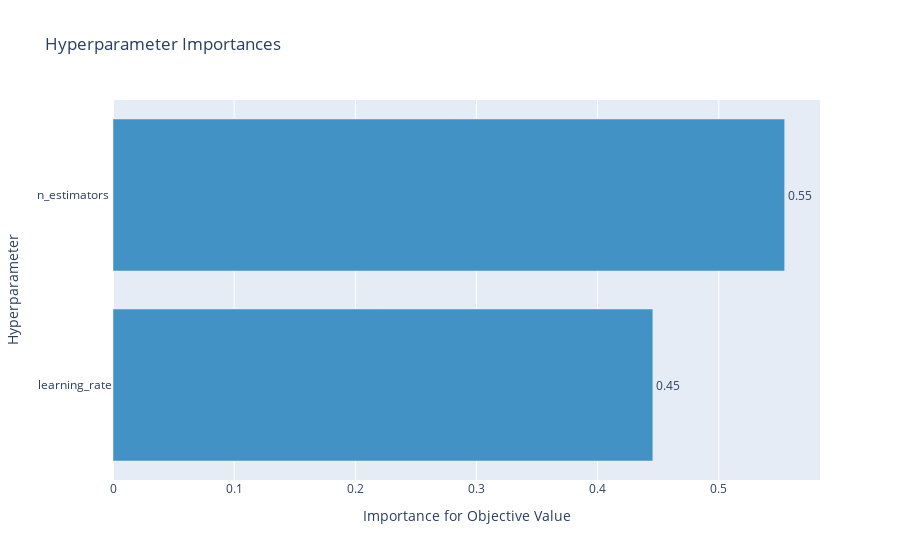

This figure's notebook cell:
### Code cell
import optuna
from sklearn.tree import DecisionTreeClassifier
from sklearn.ensemble import RandomForestClassifier
from sklearn.svm import SVC
from sklearn.ensemble import GradientBoostingClassifier
from sklearn.neighbors import KNeighborsClassifier
from sklearn.model_selection import cross_val_score

if run_optuna:

    start_time = time.time()
    # classifier_name = 'DecisionTreeClassifier'
    # n_trials = 100

    # classifier_name = 'DecisionTreeClassifier'

    classifier_name = 'GradientBoostingClassifier'
    n_trials = 3


    # 1. Define an objective function to be maximized.
    def objective(trial):

        # 2. Suggest values for the hyperparameters using a trial object.
        # classifier_name = trial.suggest_categorical('classifier', ['DecisionTreeClassifier', 'RandomForestClassifier', 'KNeighborsClassifier'])
        if classifier_name == 'DecisionTreeClassifier':
            dt_max_depth         = trial.suggest_int('max_depth', 2, 50, log=True)
            dt_min_samples_split = trial.suggest_int('min_samples_split', 2, 6)
            # dt_criterion         = trial.suggest_categorical('criterion', ['gini', 'entropy'])
            dt_criterion         = 'gini'
            # dt_max_features      = trial.suggest_categorical('max_features', ['auto', 'sqrt', 'log2'])
            dt_max_features      = 'auto'
            classifier_obj = DecisionTreeClassifier(max_depth=dt_max_depth, min_samples_split=dt_min_samples_split, criterion=dt_criterion, max_features=dt_max_features)
        else:
            if classifier_name == 'RandomForestClassifier':
                dt_n_estimators      = trial.suggest_int('n_estimators', 20, 100)
                # dt_criterion         = trial.suggest_categorical('criterion', ['gini', 'entropy'])
                dt_criterion = 'gini'
                dt_max_depth         = trial.suggest_int('max_depth', 10, 50, log=False)
                dt_min_samples_split = trial.suggest_int('min_samples_split', 2, 6)
                classifier_obj = RandomForestClassifier(n_estimators=dt_n_estimators, criterion=dt_criterion, max_depth=dt_max_depth, min_samples_split=dt_min_samples_split)
            else:
                if classifier_name == 'GradientBoostingClassifier':
                    dt_learning_rate = trial.suggest_float('learning_rate', 0.01, 1, log=True)
                    dt_n_estimators  = trial.suggest_int('n_estimators ', 1, 100, log=True)
                    classifier_obj = GradientBoostingClassifier(learning_rate=dt_learning_rate, n_estimators=dt_n_estimators)


        score = cross_val_score(classifier_obj, X_train_enc, y_train_enc, cv=3, scoring="roc_auc", verbose=1)
        accuracy = score.mean()

        return accuracy

    # 3. Create a study object and optimize the objective function.
    study = optuna.create_study(direction='maximize')
    study.optimize(objective, n_trials=10)

    print("--- Optimization with Optuna performed in %s seconds ---" % (time.time() - start_time))

    fig = optuna.visualization.plot_param_importances(study)
    fig.show()

### Figure 1 — Plotly figure (JSON) as saved in the notebook; plotly's stock layout.template omitted (floating-point values rounded to 4 significant figures)
{"data": [{"cliponaxis": false, "hovertemplate": ["learning_rate (FloatDistribution): 0.44560581162061996<extra></extra>", "n_estimators  (IntDistribution): 0.55439418837938<extra></extra>"], "marker": {"color": "rgb(66,146,198)"}, "orientation": "h", "text": ["0.45", "0.55"], "textposition": "outside", "x": [0.4456, 0.5544], "y": ["learning_rate", "n_estimators "], "type": "bar"}], "layout": {"showlegend": false, "title": {"text": "Hyperparameter Importances"}, "xaxis": {"title": {"text": "Importance for Objective Value"}}, "yaxis": {"title": {"text": "Hyperparameter"}}}}
